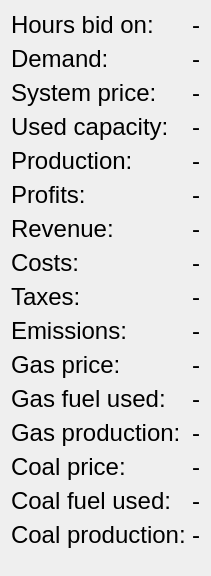
              <widget class="QWidget" name="scrollAreaWidgetContents_5">
               <property name="geometry">
                <rect>
                 <x>0</x>
                 <y>0</y>
                 <width>209</width>
                 <height>576</height>
                </rect>
               </property>
               <layout class="QVBoxLayout" name="verticalLayout_37">
                <item>
                 <layout class="QHBoxLayout" name="post_results_horizontalLayout_general">
                  <property name="bottomMargin">
                   <number>0</number>
                  </property>
                  <item>
                   <layout class="QFormLayout" name="formLayout_12">
                    <item row="0" column="0">
                     <widget class="QLabel" name="label_94">
                      <property name="font">
                       <font>
                        <pointsize>18</pointsize>
                       </font>
                      </property>
                      <property name="text">
                       <string>Hours bid on:</string>
                      </property>
                     </widget>
                    </item>
                    <item row="0" column="1">
                     <widget class="QLabel" name="post_results_label_hours_bid_on">
                      <property name="font">
                       <font>
                        <pointsize>18</pointsize>
                       </font>
                      </property>
                      <property name="text">
                       <string>-</string>
                      </property>
                     </widget>
                    </item>
                    <item row="2" column="0">
                     <widget class="QLabel" name="label_95">
                      <property name="font">
                       <font>
                        <pointsize>18</pointsize>
                       </font>
                      </property>
                      <property name="text">
                       <string>System price:</string>
                      </property>
                     </widget>
                    </item>
                    <item row="2" column="1">
                     <widget class="QLabel" name="post_results_label_system_price">
                      <property name="font">
                       <font>
                        <pointsize>18</pointsize>
                       </font>
                      </property>
                      <property name="text">
                       <string>-</string>
                      </property>
                     </widget>
                    </item>
                    <item row="3" column="0">
                     <widget class="QLabel" name="label_111">
                      <property name="font">
                       <font>
                        <pointsize>18</pointsize>
                       </font>
                      </property>
                      <property name="text">
                       <string>Used capacity:</string>
                      </property>
                     </widget>
                    </item>
                    <item row="3" column="1">
                     <widget class="QLabel" name="post_results_label_used_capacity">
                      <property name="font">
                       <font>
                        <pointsize>18</pointsize>
                       </font>
                      </property>
                      <property name="text">
                       <string>-</string>
                      </property>
                     </widget>
                    </item>
                    <item row="4" column="0">
                     <widget class="QLabel" name="label_96">
                      <property name="font">
                       <font>
                        <pointsize>18</pointsize>
                       </font>
                      </property>
                      <property name="text">
                       <string>Production:</string>
                      </property>
                     </widget>
                    </item>
                    <item row="4" column="1">
                     <widget class="QLabel" name="post_results_label_production">
                      <property name="font">
                       <font>
                        <pointsize>18</pointsize>
                       </font>
                      </property>
                      <property name="text">
                       <string>-</string>
                      </property>
                     </widget>
                    </item>
                    <item row="5" column="0">
                     <widget class="QLabel" name="label_97">
                      <property name="font">
                       <font>
                        <pointsize>18</pointsize>
                       </font>
                      </property>
                      <property name="text">
                       <string>Profits:</string>
                      </property>
                     </widget>
                    </item>
                    <item row="5" column="1">
                     <widget class="QLabel" name="post_results_label_profits">
                      <property name="font">
                       <font>
                        <pointsize>18</pointsize>
                       </font>
                      </property>
                      <property name="text">
                       <string>-</string>
                      </property>
                     </widget>
                    </item>
                    <item row="6" column="0">
                     <widget class="QLabel" name="label_98">
                      <property name="font">
                       <font>
                        <pointsize>18</pointsize>
                       </font>
                      </property>
                      <property name="text">
                       <string>Revenue:</string>
                      </property>
                     </widget>
                    </item>
                    <item row="6" column="1">
                     <widget class="QLabel" name="post_results_label_revenue">
                      <property name="font">
                       <font>
                        <pointsize>18</pointsize>
                       </font>
                      </property>
                      <property name="text">
                       <string>-</string>
                      </property>
                     </widget>
                    </item>
                    <item row="7" column="0">
                     <widget class="QLabel" name="label_99">
                      <property name="font">
                       <font>
                        <pointsize>18</pointsize>
                       </font>
                      </property>
                      <property name="text">
                       <string>Costs:</string>
                      </property>
                     </widget>
                    </item>
                    <item row="7" column="1">
                     <widget class="QLabel" name="post_results_label_costs">
                      <property name="font">
                       <font>
                        <pointsize>18</pointsize>
                       </font>
                      </property>
                      <property name="text">
                       <string>-</string>
                      </property>
                     </widget>
                    </item>
                    <item row="8" column="0">
                     <widget class="QLabel" name="label_107">
                      <property name="font">
                       <font>
                        <pointsize>18</pointsize>
                       </font>
                      </property>
                      <property name="text">
                       <string>Taxes:</string>
                      </property>
                     </widget>
                    </item>
                    <item row="8" column="1">
                     <widget class="QLabel" name="post_results_label_taxes">
                      <property name="font">
                       <font>
                        <pointsize>18</pointsize>
                       </font>
                      </property>
                      <property name="text">
                       <string>-</string>
                      </property>
                     </widget>
                    </item>
                    <item row="9" column="0">
                     <widget class="QLabel" name="label_100">
                      <property name="font">
                       <font>
                        <pointsize>18</pointsize>
                       </font>
                      </property>
                      <property name="text">
                       <string>Emissions:</string>
                      </property>
                     </widget>
                    </item>
                    <item row="9" column="1">
                     <widget class="QLabel" name="post_results_label_emissions">
                      <property name="font">
                       <font>
                        <pointsize>18</pointsize>
                       </font>
                      </property>
                      <property name="text">
                       <string>-</string>
                      </property>
                     </widget>
                    </item>
                    <item row="10" column="0">
                     <widget class="QLabel" name="label_101">
                      <property name="font">
                       <font>
                        <pointsize>18</pointsize>
                       </font>
                      </property>
                      <property name="text">
                       <string>Gas price:</string>
                      </property>
                     </widget>
                    </item>
                    <item row="10" column="1">
                     <widget class="QLabel" name="post_results_label_gas_price">
                      <property name="font">
                       <font>
                        <pointsize>18</pointsize>
                       </font>
                      </property>
                      <property name="text">
                       <string>-</string>
                      </property>
                     </widget>
                    </item>
                    <item row="11" column="0">
                     <widget class="QLabel" name="label_103">
                      <property name="font">
                       <font>
                        <pointsize>18</pointsize>
                       </font>
                      </property>
                      <property name="text">
                       <string>Gas fuel used:</string>
                      </property>
                     </widget>
                    </item>
                    <item row="12" column="0">
                     <widget class="QLabel" name="label_108">
                      <property name="font">
                       <font>
                        <pointsize>18</pointsize>
                       </font>
                      </property>
                      <property name="text">
                       <string>Gas production:</string>
                      </property>
                     </widget>
                    </item>
                    <item row="13" column="0">
                     <widget class="QLabel" name="label_116">
                      <property name="font">
                       <font>
                        <pointsize>18</pointsize>
                       </font>
                      </property>
                      <property name="text">
                       <string>Coal price:</string>
                      </property>
                     </widget>
                    </item>
                    <item row="14" column="0">
                     <widget class="QLabel" name="label_119">
                      <property name="font">
                       <font>
                        <pointsize>18</pointsize>
                       </font>
                      </property>
                      <property name="text">
                       <string>Coal fuel used:</string>
                      </property>
                     </widget>
                    </item>
                    <item row="15" column="0">
                     <widget class="QLabel" name="label_120">
                      <property name="font">
                       <font>
                        <pointsize>18</pointsize>
                       </font>
                      </property>
                      <property name="text">
                       <string>Coal production:</string>
                      </property>
                     </widget>
                    </item>
                    <item row="15" column="1">
                     <widget class="QLabel" name="post_results_label_coal_production">
                      <property name="font">
                       <font>
                        <pointsize>18</pointsize>
                       </font>
                      </property>
                      <property name="text">
                       <string>-</string>
                      </property>
                     </widget>
                    </item>
                    <item row="12" column="1">
                     <widget class="QLabel" name="post_results_label_gas_production">
                      <property name="font">
                       <font>
                        <pointsize>18</pointsize>
                       </font>
                      </property>
                      <property name="text">
                       <string>-</string>
                      </property>
                     </widget>
                    </item>
                    <item row="13" column="1">
                     <widget class="QLabel" name="post_results_label_coal_price">
                      <property name="font">
                       <font>
                        <pointsize>18</pointsize>
                       </font>
                      </property>
                      <property name="text">
                       <string>-</string>
                      </property>
                     </widget>
                    </item>
                    <item row="11" column="1">
                     <widget class="QLabel" name="post_results_label_gas_fuel">
                      <property name="font">
                       <font>
                        <pointsize>18</pointsize>
                       </font>
                      </property>
                      <property name="text">
                       <string>-</string>
                      </property>
                     </widget>
                    </item>
                    <item row="14" column="1">
                     <widget class="QLabel" name="post_results_label_coal_fuel">
                      <property name="font">
                       <font>
                        <pointsize>18</pointsize>
                       </font>
                      </property>
                      <property name="text">
                       <string>-</string>
                      </property>
                     </widget>
                    </item>
                    <item row="1" column="0">
                     <widget class="QLabel" name="label_122">
                      <property name="font">
                       <font>
                        <pointsize>18</pointsize>
                       </font>
                      </property>
                      <property name="text">
                       <string>Demand:</string>
                      </property>
                     </widget>
                    </item>
                    <item row="1" column="1">
                     <widget class="QLabel" name="post_results_label_demand">
                      <property name="font">
                       <font>
                        <pointsize>18</pointsize>
                       </font>
                      </property>
                      <property name="text">
                       <string>-</string>
                      </property>
                     </widget>
                    </item>
                   </layout>
                  </item>
                 </layout>
                </item>
               </layout>
              </widget>
